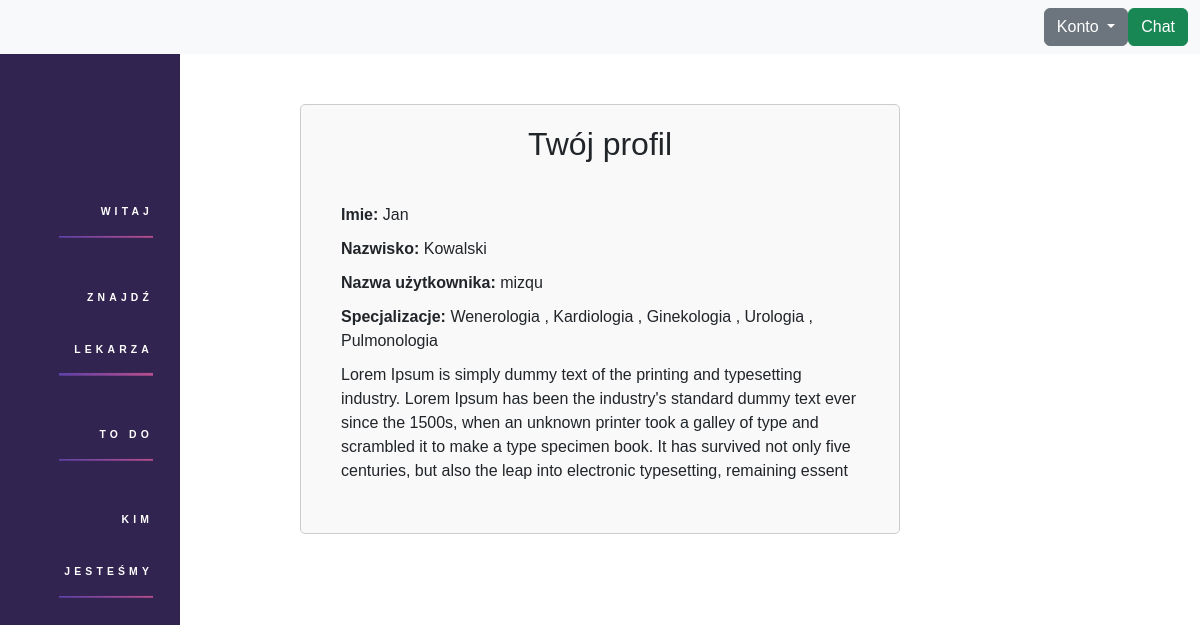
The app's page /profile/ (signed in) with its own data.
### base/models.py (models this page shows, shortened)
class User(AbstractUser):
    isDoctor = models.BooleanField(default=False)
    friends = models.ManyToManyField('self', symmetrical=True, default=None)

class Specialization(models.Model):
    name = models.CharField(max_length = 30, null=False)

class DoctorInfo(models.Model):
    user = models.OneToOneField(User, on_delete=models.CASCADE)
    specializations = models.ManyToManyField(Specialization)
    lorem = models.TextField(max_length=350, null=True, default='')
    bio = models.TextField(max_length=350, null=True, default='')
    approved = models.BooleanField(default=False)
    rate = models.FloatField(default = 0)

### base/views.py (the view)
# urls.py: path('profile/', show_profile, name='profile' ),
def show_profile(request):
    user = request.user
    if user.isDoctor:
        doctorctx = True
        doctor_info = DoctorInfo.objects.get(user=user)
    else:
        doctorctx = False
        doctor_info = None
    context = {
        'doctorCtx' : doctorctx,
        'user': user,
        'doctorInfo': doctor_info
    }
    return render(request, 'base/profile.html' , context)

### base/templates/base/profile.html (shortened to what this page needs)
{% include 'base/layout.html' %}
<!DOCTYPE html>
<html>
<head>
    <link href="https://cdn.jsdelivr.net/npm/bootstrap@5.3.0-alpha1/dist/css/bootstrap.min.css" rel="stylesheet">
    <link href="/static/css/ProfileStyleSheet.css" rel="stylesheet" type='text/css' media='screen'>
</head>
<body>
  {% if user.is_authenticated %}
    <div class="profile">
        <h2>Twój profil</h2>
        <div class="profile-info">
          <div class="info-row">
            <span class="info-label">Imie:</span>
            <span class="info-value">{{user.first_name}}</span>
          </div>
          <div class="info-row">
            <span class="info-label">Nazwisko:</span>
            <span class="info-value">{{user.last_name}}</span>
          </div>
          <div class="info-row">
            <span class="info-label">Nazwa użytkownika:</span>
            <span class="info-value">{{user.username}}</span>
          </div>
          {% if doctorCtx %}
            <div class="info-row">
                <label class="info-label">Specjalizacje:</label>
                <span class="info-value">
                    {% for specialization in doctorInfo.specializations.all %}
                    {{ specialization.name }}
                    {% if not forloop.last %}, {% endif %}
                    {% endfor %}
                </span>
            </div>
            <div class="info-row" contenteditable="true">
                {{ doctorInfo.bio }}
            </div>
            {% endif %}
            </div>
      </div>
      {% endif %}
</body>
</html>

### static/css/NavbarStyleSheet.css (style rules this page uses)
html { font-family: Arial; font-size: 16px; }

### static/css/ProfileStyleSheet.css (style rules this page uses)
body { font-family: Arial, sans-serif; margin: 0; padding: 0; }
.profile { max-width: 600px; margin: 50px auto; padding: 20px; border: 1px solid #ccc; border-radius: 5px; background-color: #f9f9f9; }
.profile h2 { margin-bottom: 20px; text-align: center; }
.profile-info { padding: 20px; }
.info-row { margin-bottom: 10px; }
.info-label { font-weight: bold; }

### records on screen
User: first_name "Jan", last_name "Kowalski", username "mizqu"
Specialization: name "Wenerologia"
Specialization: name "Kardiologia"
Specialization: name "Ginekologia"
Specialization: name "Urologia"
Specialization: name "Pulmonologia"
DoctorInfo: bio "Lorem Ipsum is simply dummy text of the printing and typesetting industry. Lorem Ipsum has been the industry's standard dummy text ever since the 1500s, when an unknown printer took a galley of type and scrambled it to make a type specimen book. It has survived not only five centuries, but also the leap into electronic typesetting, remaining essent"
